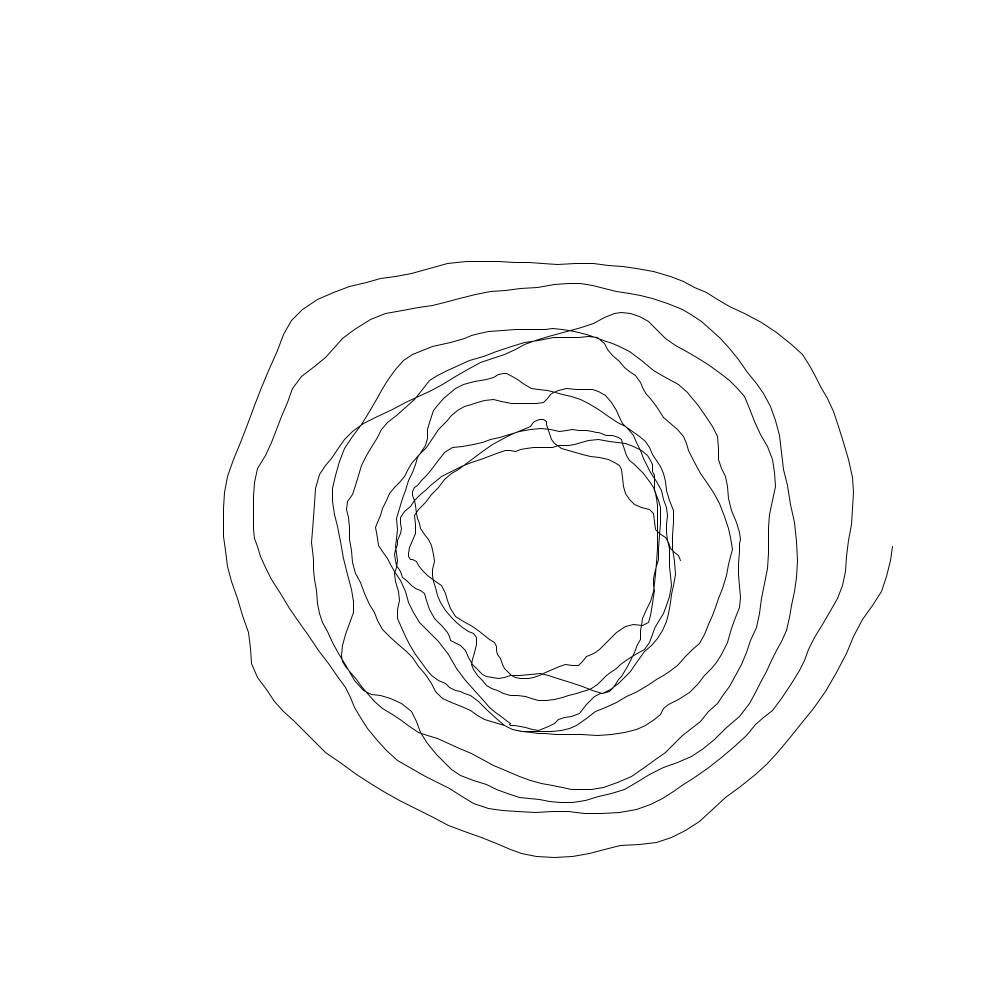
Frame 1 (no input)
Frame 60 (the mouse pressed at the canvas centre just before this capture): identical to frame 1, image omitted
Frame 120 (the mouse held since frame 60 and released just before this capture): identical to frame 1, image omitted

The Processing sketch that drew this single still picture (run headless with seeded random() and noise(); from frame 60 on, the mouse is pressed at the canvas centre):

// Processing sketch: E18_Trigonometry
// ── E18_Trigonometry.pde
float radius = 120;
int sides = 120;

void setup() {
  size(1000, 1000);
}

void draw() {
  background(255);
  stroke(0);
  noFill();
  
  translate(width / 2, height / 2);
  
  beginShape();
  
  float spiralRadius = radius;
  float interval = 360 / sides;
  int nRotations = 10;
  
  for (float angle = 0; angle < 360 * nRotations; angle += interval) {
    
    float angleRad = radians(angle);
    
    float x = cos(angleRad) * spiralRadius + noise(angleRad, 0) * 100;
    float y = -1 * sin(angleRad) * spiralRadius+ noise(0, angleRad) * 100;
    
    vertex(x, y);
    
    spiralRadius += angle / 10000;
  }
  
  endShape();
}
